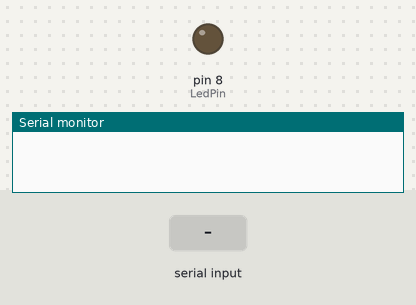
Bench run of a sketch on a simulated Arduino Uno, built with avr-gcc and run on an emulated ATmega328P. On the bench: output pins drawn as LEDs (lit = HIGH), the last lines printed to the serial monitor. Dashed ring = blinking. The test bench sets the inputs (shaded band).

Above: at 1.2 s.
1.3 s: "90,45\n" received over Serial
At 3.8 s:
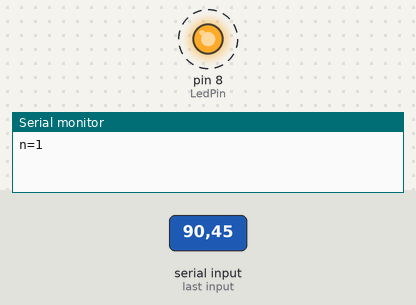
Timing chart, 0 to 10.3 s (numbered marks = the images above; inputs shaded):
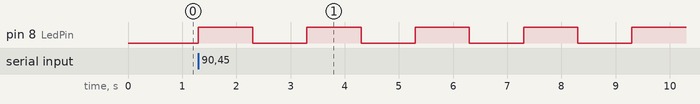

The sketch:

2-2.ino
```cpp
int incomingByte = 0; // for incoming serial data
const int LedPin=8;
void setup() {
  Serial.begin(9600);
  pinMode(LedPin,OUTPUT);
}
int n=0;
void loop() {
  // send data only when you receive data:
  if (Serial.available() > 0) {
    // read the incoming byte:
    incomingByte = Serial.read()-48;

    // say what you got:
    for(n=0;n<incomingByte;){
  digitalWrite(LedPin,HIGH);
  delay(1000);
  digitalWrite(LedPin,LOW);
  delay(1000);
  ++n;
  Serial.print("n=");
  Serial.println(n);
    }
    Serial.print("I received: ");
    Serial.println(incomingByte, DEC);
  }
}
```

Measured:
- after the input at 1.3 s, pin 8 (LedPin): alternates HIGH for 1.0 s and LOW for 1.0 s, starting at once
